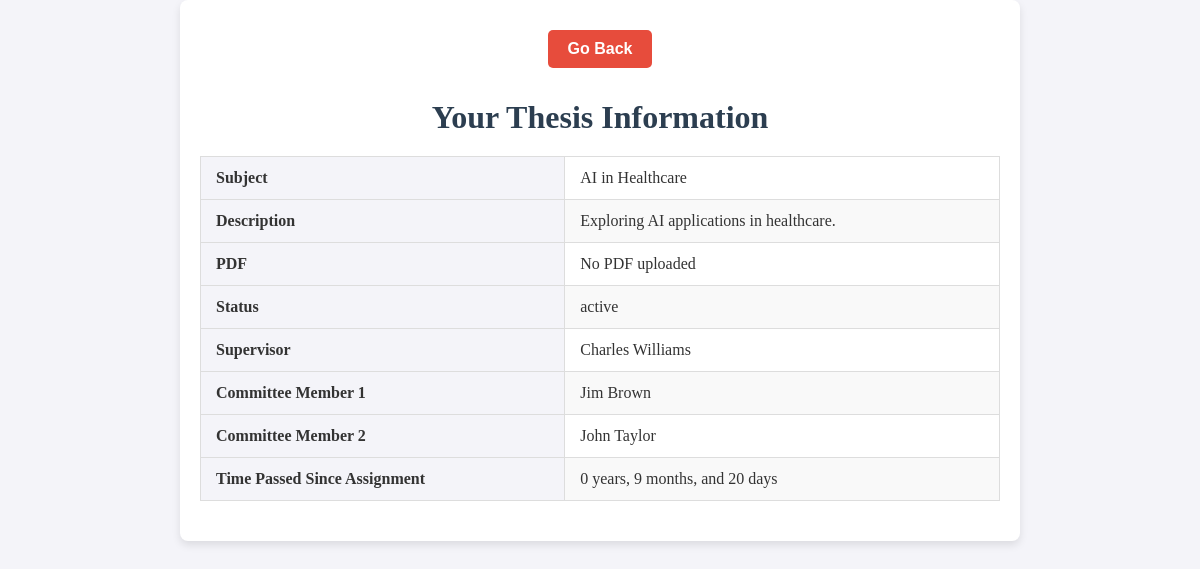
Page /st_dipl.php (signed in) on the committed database.
### tables this page shows
CREATE TABLE `thesis` (
  `thesisID` int(11) NOT NULL,
  `title` varchar(255) NOT NULL,
  `description` text NOT NULL,
  `status` enum('under assignment','active','under review','finalized','withdrawn') NOT NULL,
  `supervisorID` int(11) NOT NULL,
  `member1ID` int(11) DEFAULT NULL,
  `member2ID` int(11) DEFAULT NULL,
  `studentID` int(11) DEFAULT NULL,
  `finalGrade` decimal(4,2) DEFAULT NULL,
  `postedDate` date NOT NULL,
  `assignmentDate` date DEFAULT NULL,
  `completionDate` date DEFAULT NULL,
  `examinationDate` date DEFAULT NULL,
  `withdrawalDate` date DEFAULT NULL,
  `pdf` varchar(50) DEFAULT NULL,
  `withdrawn_comment` enum('from professor','from secretary') DEFAULT NULL
);

CREATE TABLE `professors` (
  `Professor_ID` int(11) NOT NULL,
  `Name` varchar(50) NOT NULL,
  `Surname` varchar(50) NOT NULL,
  `Subject` varchar(100) DEFAULT NULL,
  `email` varchar(100) DEFAULT NULL,
  `mobile` varchar(15) DEFAULT NULL
);

### st_dipl.php (the view, shortened to what this page needs)
<?php
$servername = "localhost";
$username = "root";
$password = "";
$dbname = "thesismanagementsystem";
$conn = new mysqli($servername, $username, $password, $dbname);
$studentID = $_SESSION['user_id'];
$query = "
    SELECT
        t.title,
        t.description,
        t.pdf,
        t.status,
        t.assignmentDate,
        p1.Name AS supervisorName,
        p1.Surname AS supervisorSurname,
        p2.Name AS member1Name,
        p2.Surname AS member1Surname,
        p3.Name AS member2Name,
        p3.Surname AS member2Surname
    FROM Thesis t
    LEFT JOIN Professors p1 ON t.supervisorID = p1.Professor_ID
    LEFT JOIN Professors p2 ON t.member1ID = p2.Professor_ID
    LEFT JOIN Professors p3 ON t.member2ID = p3.Professor_ID
    WHERE t.studentID = ?
";
$stmt = $conn->prepare($query);
$stmt->bind_param('i', $studentID);
$stmt->execute();
$result = $stmt->get_result();
$thesis = $result->fetch_assoc();
?>
<!DOCTYPE html>
<html lang="en">
<head>
    <link rel="stylesheet" href="lobby.css">
</head>
<body>
    <div class="container">
        <button class="go-back" onclick="window.location.href = 'student.php';">Go Back</button>
        <h1>Your Thesis Information</h1>
        <?php if ($thesis): ?>
            <table class="thesis-table">
                <tr>
                    <th>Subject</th>
                    <td><?= htmlspecialchars($thesis['title']) ?></td>
                </tr>
                <tr>
                    <th>Description</th>
                    <td><?= nl2br(htmlspecialchars($thesis['description'])) ?></td>
                </tr>
                <tr>
                    <th>PDF</th>
                    <td><?= $thesis['pdf'] ? "<a href='uploads/{$thesis['pdf']}' target='_blank'>Download</a>" : "No PDF uploaded" ?></td>
                </tr>
                <tr>
                    <th>Status</th>
                    <td><?= htmlspecialchars($thesis['status']) ?></td>
                </tr>
                <tr>
                    <th>Supervisor</th>
                    <td><?= htmlspecialchars($thesis['supervisorName'] . " " . $thesis['supervisorSurname']) ?></td>
                </tr>
                <tr>
                    <th>Committee Member 1</th>
                    <td><?= $thesis['member1Name'] ? htmlspecialchars($thesis['member1Name'] . " " . $thesis['member1Surname']) : "Vacant" ?></td>
                </tr>
                <tr>
                    <th>Committee Member 2</th>
                    <td><?= $thesis['member2Name'] ? htmlspecialchars($thesis['member2Name'] . " " . $thesis['member2Surname']) : "Vacant" ?></td>
                </tr>
                <tr>
                    <th>Time Passed Since Assignment</th>
                    <td>
                        <?php
                        if ($thesis['assignmentDate']) {
                            $now = new DateTime();
                            $assignmentDate = new DateTime($thesis['assignmentDate']);
                            $interval = $now->diff($assignmentDate);
                            echo $interval->format('%y years, %m months, and %d days');
                        } else {
                            echo "Not yet assigned";
                        }
                        ?>
                    </td>
                </tr>
            </table>
        <?php else: ?>
            <p class="no-thesis">No thesis assigned to you at the moment.</p>
        <?php endif; ?>
    </div>
</body>
</html>

### lobby.css (style rules this page uses)
body { font-family: 'Georgia', serif; background-color: #f4f4f9; color: #333; margin: 0; padding: 0; }
.container { max-width: 800px; margin: 0 auto; padding: 20px; text-align: center; background-color: #fff; box-shadow: 0 4px 8px rgba(0, 0, 0, 0.1); border-radius: 8px; }
h1 { color: #2c3e50; font-size: 2em; font-weight: bold; margin-bottom: 20px; }
button { background-color: #2c3e50; color: #fff; font-size: 1em; padding: 10px 20px; margin: 10px; border: none; border-radius: 5px; cursor: pointer; transition: background-color 0.3s; }
.go-back { background-color: #e74c3c; font-weight: bold; }

### st_dipl.php (style rules this page uses)
.thesis-table { width: 100%; border-collapse: collapse; margin: 20px 0; font-size: 1em; text-align: left; }
.thesis-table th, .thesis-table td { padding: 12px 15px; border: 1px solid #ddd; }
.thesis-table th { background-color: #f4f4f9; font-weight: bold; }
.thesis-table tr:nth-child(even) { background-color: #f9f9f9; }
.thesis-table tr:nth-child(odd) { background-color: #fff; }

### rows in the picture
thesis: title "AI in Healthcare", description "Exploring AI applications in healthcare.", status "active", supervisorID.Surname "Charles Williams", member1ID.Surname "Jim Brown", member2ID.Surname "John Taylor", assignmentDate "0 years, 9 months, and 20 days"
